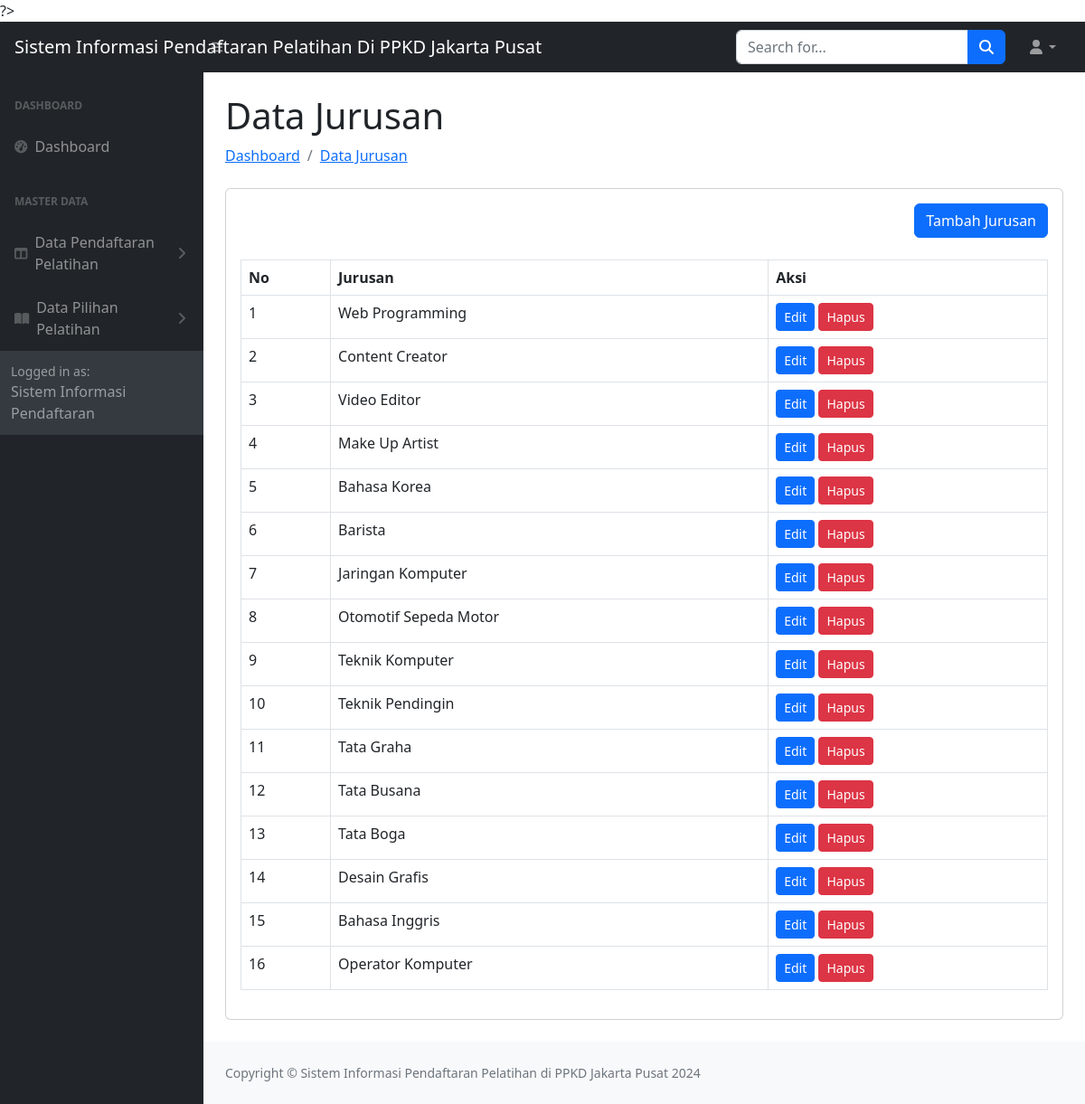
The app's page /jurusan.php with its own data.
### tables this page shows
CREATE TABLE `jurusan` (
  `id` int(30) NOT NULL,
  `nama_jurusan` varchar(100) NOT NULL,
  `created_at` timestamp NOT NULL DEFAULT current_timestamp(),
  `updated_at` timestamp NOT NULL DEFAULT current_timestamp() ON UPDATE current_timestamp()
);

### jurusan.php (the view, shortened to what this page needs)
<?php
include 'config/config.php';
$queryJurusan = mysqli_query($koneksi, "SELECT * FROM jurusan ORDER BY id DESC");
?>
<!DOCTYPE html>
<html lang="en">
<head>
    <link href="assets/tema/css/styles.css" rel="stylesheet" />
</head>
<body>
    <?php include 'inc/navbar.php'; ?>
    <div id="layoutSidenav">
        <div id="layoutSidenav_nav">
            <nav class="sb-sidenav accordion sb-sidenav-dark" id="sidenavAccordion">
                <div class="sb-sidenav-menu">
                    <div class="nav">
                        <div class="sb-sidenav-menu-heading">Dashboard</div>
                        <a class="nav-link" href="dashboard.php">
                            <div class="sb-nav-link-icon"><i class="fas fa-tachometer-alt"></i></div>
                            Dashboard
                        </a>
                        <div class="sb-sidenav-menu-heading">Master Data</div>
                        <a class="nav-link collapsed" href="#" data-bs-toggle="collapse" data-bs-target="#collapseLayouts" aria-expanded="false" aria-controls="collapseLayouts">
                            <div class="sb-nav-link-icon"><i class="fas fa-columns"></i></div>
                            Data Pendaftaran Pelatihan
                            <div class="sb-sidenav-collapse-arrow"><i class="fas fa-angle-down"></i></div>
                        </a>
                        <a class="nav-link collapsed" href="#" data-bs-toggle="collapse" data-bs-target="#collapseDataPilihanPelatihan" aria-expanded="false" aria-controls="collapseDataPilihanPelatihan">
                            <div class="sb-nav-link-icon"><i class="fas fa-book-open"></i></div>
                            Data Pilihan Pelatihan
                            <div class="sb-sidenav-collapse-arrow"><i class="fas fa-angle-down"></i></div>
                        </a>
                    </div>
                    <div class="sb-sidenav-footer">
                        <div class="small">Logged in as:</div>
                        Sistem Informasi Pendaftaran
                    </div>
            </nav>
        </div>
        <div id="layoutSidenav_content">
            <main>
                <div class="container-fluid px-4">
                    <h1 class="mt-4">Data Jurusan</h1>
                    <ol class="breadcrumb mb-4">
                        <li class="breadcrumb-item"><a href="dashboard.php">Dashboard</a></li>
                        <li class="breadcrumb-item"><a href="jurusan.php">Data Jurusan</a></li>
                    </ol>
                    <div class="card mb-4">
                        <div class="card-body">
                            <div align="right">
                                <a href="tambah-jurusan.php" class="btn btn-primary mb-4">Tambah Jurusan</a>
                            </div>
                            <div class=" table - responsive">
                                <table class="table table-bordered" id=" datatables">
                                    <thead>
                                        <tr>
                                            <th>No</th>
                                            <th>Jurusan</th>
                                            <th>Aksi</th>
                                        </tr>
                                    </thead>
                                    <tbody>
                                        <?php $no = 1;
                                        while ($dataJurusan = mysqli_fetch_assoc($queryJurusan)) { ?>
                                            <tr>
                                                <td><?php echo $no++ ?></td>
                                                <td><?php echo $dataJurusan['nama_jurusan'] ?></td>
                                                <td>
                                                    <a href="tambah-jurusan.php?edit=<?php echo $dataJurusan['id'] ?>" class="btn btn-primary btn-sm">Edit</a>
                                                    <a onclick="return confirm('Apakah Anda yakin akan menghapus data ini?')" href="tambah-jurusan.php?delete=<?php echo $dataJurusan['id'] ?>" class="btn btn-danger btn-sm">Hapus</a>
                                                </td>
                                            </tr>
                                        <?php } ?>
                                    </tbody>
                                </table>
                            </div>
                        </div>
                    </div>
                </div>
            </main>
            <?php include 'inc/footer.php'; ?>
        </div>
    </div>
</body>
</html>

### records on screen
jurusan: nama_jurusan "Web Programming"
jurusan: nama_jurusan "Content Creator"
jurusan: nama_jurusan "Video Editor"
jurusan: nama_jurusan "Make Up Artist"
jurusan: nama_jurusan "Bahasa Korea"
jurusan: nama_jurusan "Barista"
jurusan: nama_jurusan "Jaringan Komputer"
jurusan: nama_jurusan "Otomotif Sepeda Motor"
jurusan: nama_jurusan "Teknik Komputer"
jurusan: nama_jurusan "Teknik Pendingin"
jurusan: nama_jurusan "Tata Graha"
jurusan: nama_jurusan "Tata Busana"
jurusan: nama_jurusan "Tata Boga"
jurusan: nama_jurusan "Desain Grafis"
jurusan: nama_jurusan "Bahasa Inggris"
jurusan: nama_jurusan "Operator Komputer"
